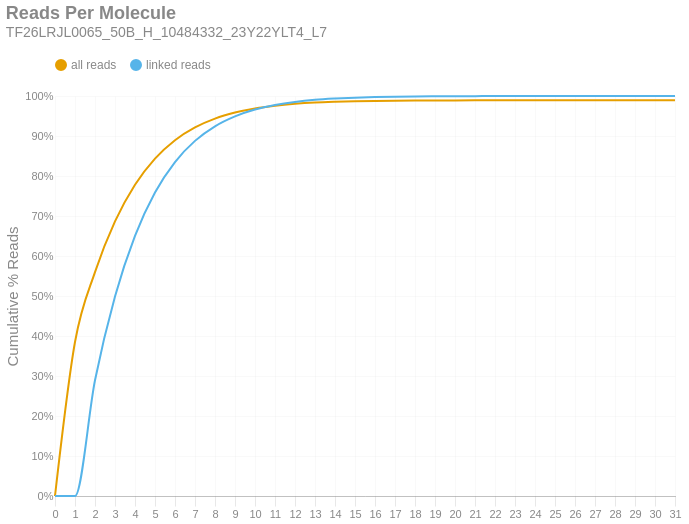

The notebook cell this image was saved under:
### Markdown cell above
### Reads per Molecule
This chart shows the cumulative distribution of the number of reads per linked molecule. That is, how many alignments are associated with a unique molecule. This excludes the number of reads associated with invalid or absent linked-read barcodes. The `linked` histogram is the percentages recalculated when disregarding singletons.

### Code cell
if SKIPLR:
    print_html(f"Skipped")
else:
    counts = np.bincount(valids['reads'].cast(pl.Int64).to_numpy())
    weighted = counts * np.arange(len(counts))
    all_perc = weighted / n_reads
    linked_perc = weighted / n_linked_reads
    linked_perc[1] = 0
    binned_df = pl.DataFrame({
        'readsper': list(range(len(counts))),
        'all reads (cumsum)': np.cumsum(all_perc).tolist(),
        'linked reads (cumsum)': np.cumsum(linked_perc).tolist(),
    })

    with SafeRender(binned_df):
        (
            density_plot(binned_df, 'Reads Per Molecule', samplename, 'readspmol')
            .encode(
                x=alt.X('readsper:O', title=None).axis(labelAngle=0).scale(padding=0),
                y=alt.Y('value:Q', title='Cumulative % Reads').axis(format='%').stack(False),
                color=alt.Color("key:N").scale(domain=["all reads", "linked reads"]),
                tooltip=[
                    alt.Tooltip("key:N", title="Data Type"),
                    alt.Tooltip("readsper:O", title="Reads Per Molecule"),
                    alt.Tooltip("value:Q", format=".2%", title="% Reads (Cum.)")
                ]            
            )
        ).display()

### Figure 1 — Vega-Lite specification as saved in the notebook (floating-point values rounded to 4 significant figures)
{"width": "container", "height": 400, "config": {"title": {"anchor": "start", "dy": -15, "fontSize": 18, "color": "#888888", "subtitleColor": "#888888", "subtitleFontSize": 14}, "arc": {"fill": "#0072B2"}, "axis": {"domainColor": "#888888", "domainWidth": 0.5, "gridWidth": 0.2, "grid": false, "titleFontWeight": 400, "titleFontSize": 15, "labelFontSize": 11, "labelColor": "#888888", "tickColor": "#888888", "tickWidth": 0.2, "titleColor": "#888888"}, "axisBand": {"grid": false}, "axisX": {"grid": true, "tickSize": 10, "domainCap": "round"}, "axisY": {"domain": false, "grid": true, "tickSize": 0, "domainCap": "round"}, "background": "transparent", "header": {"labelFontSize": 15, "labelColor": "#888888", "titleFontSize": 15, "titleFontWeight": 600, "titleColor": "#888888"}, "legend": {"labelFont": "sans-serif", "labelFontSize": 12, "labelColor": "#888888", "symbolSize": 100, "symbolType": "circle", "titleFontSize": 12, "titlePadding": 10, "titleColor": "#888888", "title": null, "orient": "top"}, "range": {"category": ["#E69F00", "#56B4E9", "#009E73", "#F0E442", "#0072B2", "#D55E00", "#CC79A7", "#000000"], "diverging": ["#cfe8f3", "#a2d4ec", "#73bfe2", "#46abdb", "#1696d2", "#12719e"]}, "area": {"fill": "#0072B2", "fillOpacity": 0.7, "line": true, "strokeOpacity": 0.7}, "line": {"color": "#0072B2", "stroke": "#0072B2", "strokeWidth": 2}, "trail": {"color": "#0072B2", "stroke": "#0072B2", "strokeWidth": 0, "size": 1}, "point": {"filled": true, "fillOpacity": 1.0, "size": 95}, "text": {"color": "#888888", "fontSize": 11, "align": "right", "fontWeight": 400, "size": 11}, "bar": {"fill": "#0072B2", "stroke": null}, "view": {"stroke": null, "continuousWidth": 660, "continuousHeight": 400}}, "data": {"name": "data-430150a8e9f11cc00cc335fc8f590265"}, "mark": {"type": "line", "interpolate": "monotone", "point": {"opacity": 0, "size": 275}}, "encoding": {"color": {"field": "key", "scale": {"domain": ["all reads", "linked reads"]}, "type": "nominal"}, "tooltip": [{"field": "key", "title": "Data Type", "type": "nominal"}, {"field": "readsper", "title": "Reads Per Molecule", "type": "ordinal"}, {"field": "value", "format": ".2%", "title": "% Reads (Cum.)", "type": "quantitative"}], "x": {"axis": {"labelAngle": 0}, "field": "readsper", "scale": {"padding": 0}, "title": null, "type": "ordinal"}, "y": {"axis": {"format": "%"}, "field": "value", "stack": false, "title": "Cumulative % Reads", "type": "quantitative"}}, "params": [{"name": "param_c36ac31b6afebe62", "select": {"type": "point", "fields": ["key"]}, "bind": "legend"}], "title": {"text": "Reads Per Molecule", "subtitle": "TF26LRJL0065_50B_H_10484332_23Y22YLT4_L7"}, "transform": [{"fold": ["all reads (cumsum)", "linked reads (cumsum)"]}, {"calculate": "replace(datum.key, ' (cumsum)', '')", "as": "key"}, {"filter": {"param": "param_c36ac31b6afebe62"}}], "usermeta": {"embedOptions": {"downloadFileName": "TF26LRJL0065_50B_H_10484332_23Y22YLT4_L7.readspmol"}}, "$schema": "https://vega.github.io/schema/vega-lite/v6.4.1.json", "datasets": {"data-430150a8e9f11cc00cc335fc8f590265": [{"readsper": 0, "all reads (cumsum)": 0.0, "linked reads (cumsum)": 0.0}, {"readsper": 1, "all reads (cumsum)": 0.3849, "linked reads (cumsum)": 0.0}, {"readsper": 2, "all reads (cumsum)": 0.5597, "linked reads (cumsum)": 0.2892}, {"readsper": 3, "all reads (cumsum)": 0.6865, "linked reads (cumsum)": 0.4989}, {"readsper": 4, "all reads (cumsum)": 0.7781, "linked reads (cumsum)": 0.6506}, {"readsper": 5, "all reads (cumsum)": 0.8435, "linked reads (cumsum)": 0.7587}, {"readsper": 6, "all reads (cumsum)": 0.8896, "linked reads (cumsum)": 0.835}, {"readsper": 7, "all reads (cumsum)": 0.9215, "linked reads (cumsum)": 0.8878}, {"readsper": 8, "all reads (cumsum)": 0.9435, "linked reads (cumsum)": 0.9242}, {"readsper": 9, "all reads (cumsum)": 0.9585, "linked reads (cumsum)": 0.949}, {"readsper": 10, "all reads (cumsum)": 0.9688, "linked reads (cumsum)": 0.9661}, {"readsper": 11, "all reads (cumsum)": 0.9757, "linked reads (cumsum)": 0.9775}, {"readsper": 12, "all reads (cumsum)": 0.9804, "linked reads (cumsum)": 0.9853}, {"readsper": 13, "all reads (cumsum)": 0.9836, "linked reads (cumsum)": 0.9905}, {"readsper": 14, "all reads (cumsum)": 0.9855, "linked reads (cumsum)": 0.9936}, {"readsper": 15, "all reads (cumsum)": 0.9868, "linked reads (cumsum)": 0.9958}, {"readsper": 16, "all reads (cumsum)": 0.9877, "linked reads (cumsum)": 0.9972}, {"readsper": 17, "all reads (cumsum)": 0.9882, "linked reads (cumsum)": 0.9982}, {"readsper": 18, "all reads (cumsum)": 0.9886, "linked reads (cumsum)": 0.9988}, {"readsper": 19, "all reads (cumsum)": 0.9888, "linked reads (cumsum)": 0.9992}, {"readsper": 20, "all reads (cumsum)": 0.989, "linked reads (cumsum)": 0.9995}, {"readsper": 21, "all reads (cumsum)": 0.9891, "linked reads (cumsum)": 0.9997}, {"readsper": 22, "all reads (cumsum)": 0.9892, "linked reads (cumsum)": 0.9998}, {"readsper": 23, "all reads (cumsum)": 0.9893, "linked reads (cumsum)": 0.9999}, {"readsper": 24, "all reads (cumsum)": 0.9893, "linked reads (cumsum)": 0.9999}, {"readsper": 25, "all reads (cumsum)": 0.9893, "linked reads (cumsum)": 1.0}, {"readsper": 26, "all reads (cumsum)": 0.9893, "linked reads (cumsum)": 1.0}, {"readsper": 27, "all reads (cumsum)": 0.9893, "linked reads (cumsum)": 1.0}, {"readsper": 28, "all reads (cumsum)": 0.9893, "linked reads (cumsum)": 1.0}, {"readsper": 29, "all reads (cumsum)": 0.9893, "linked reads (cumsum)": 1.0}, {"readsper": 30, "all reads (cumsum)": 0.9893, "linked reads (cumsum)": 1.0}, {"readsper": 31, "all reads (cumsum)": 0.9893, "linked reads (cumsum)": 1.0}]}}
